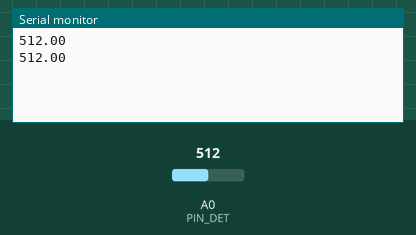
Recording of a sketch running on a simulated Arduino Uno, built with avr-gcc and run on an emulated ATmega328P. Shown: the last lines printed to the serial monitor. The test bench sets the inputs (shaded band); at power-on: A0 (PIN_DET) = 512.

Above: at 1.2 s.
1.3 s: A0 (PIN_DET) set to 716
At 2.6 s:
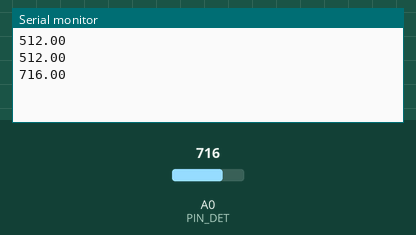
2.8 s: A0 (PIN_DET) set to 900
At 3.5 s:
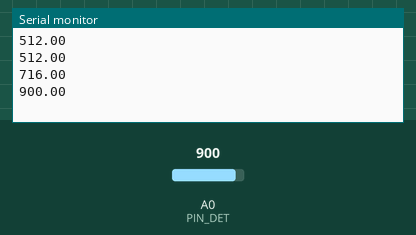
Timing chart, 0 to 5.8 s (numbered marks = the images above; inputs shaded):
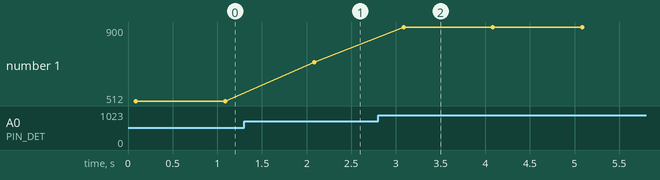

The sketch:

zsd_logger.ino
```cpp
/*
 * ZSD solar detector - simple logger
 * ==================================
 * Prints ONE averaged reading per second. Nothing else.
 * No modes, no baseline, no buzzer - just the measurement.
 *
 * WIRING
 *   AD8318 VCC -> +12 V
 *   AD8318 GND -> 12 V negative AND Arduino GND
 *   AD8318 OUT -> Arduino A0
 *
 * OUTPUT
 *   One number per line = averaged ADC counts (0-1023).
 *   Exactly one line per second, so line number = seconds elapsed.
 *   Works directly in Serial Plotter (one clean trace) and in any
 *   logging terminal (one clean column).
 *
 * READING THE NUMBERS
 *   1 count  = 4.888 mV = 0.196 dB
 *   1 dB     = 5.115 counts
 *   The AD8318 is INVERTED: more signal = FEWER counts.
 *   So a dip in the trace is a rise in received power.
 *
 *   To convert a change to dB:  dB = (counts_before - counts_after) / 5.115
 */

const int PIN_DET = A0;

const int N_AVG = 800;              // samples per reading (~90 ms of sampling)
const unsigned long PERIOD_MS = 1000;   // one reading per second

// Set to true to print dB relative to REF_COUNTS instead of raw counts.
const bool PRINT_DB   = false;
const float REF_COUNTS = 410.0;     // your no-signal level, for the dB option

unsigned long nextRead = 0;

void setup() {
  Serial.begin(115200);
  nextRead = millis();
}

void loop() {
  if (millis() < nextRead) return;
  nextRead += PERIOD_MS;

  long sum = 0;
  for (int i = 0; i < N_AVG; i++) sum += analogRead(PIN_DET);
  float counts = (float)sum / N_AVG;

  if (PRINT_DB) Serial.println((REF_COUNTS - counts) / 5.115, 3);
  else          Serial.println(counts, 2);
}
```

Measured:
- after the input at 1.3 s, the serial monitor: prints a new line after 0.79 s (image 1)
- after the input at 2.8 s, the serial monitor: prints a new line after 0.29 s (image 2)
- plotted number 1: 512 → 716 after the input at 1.3 s, 716 → 900 after the input at 2.8 s
